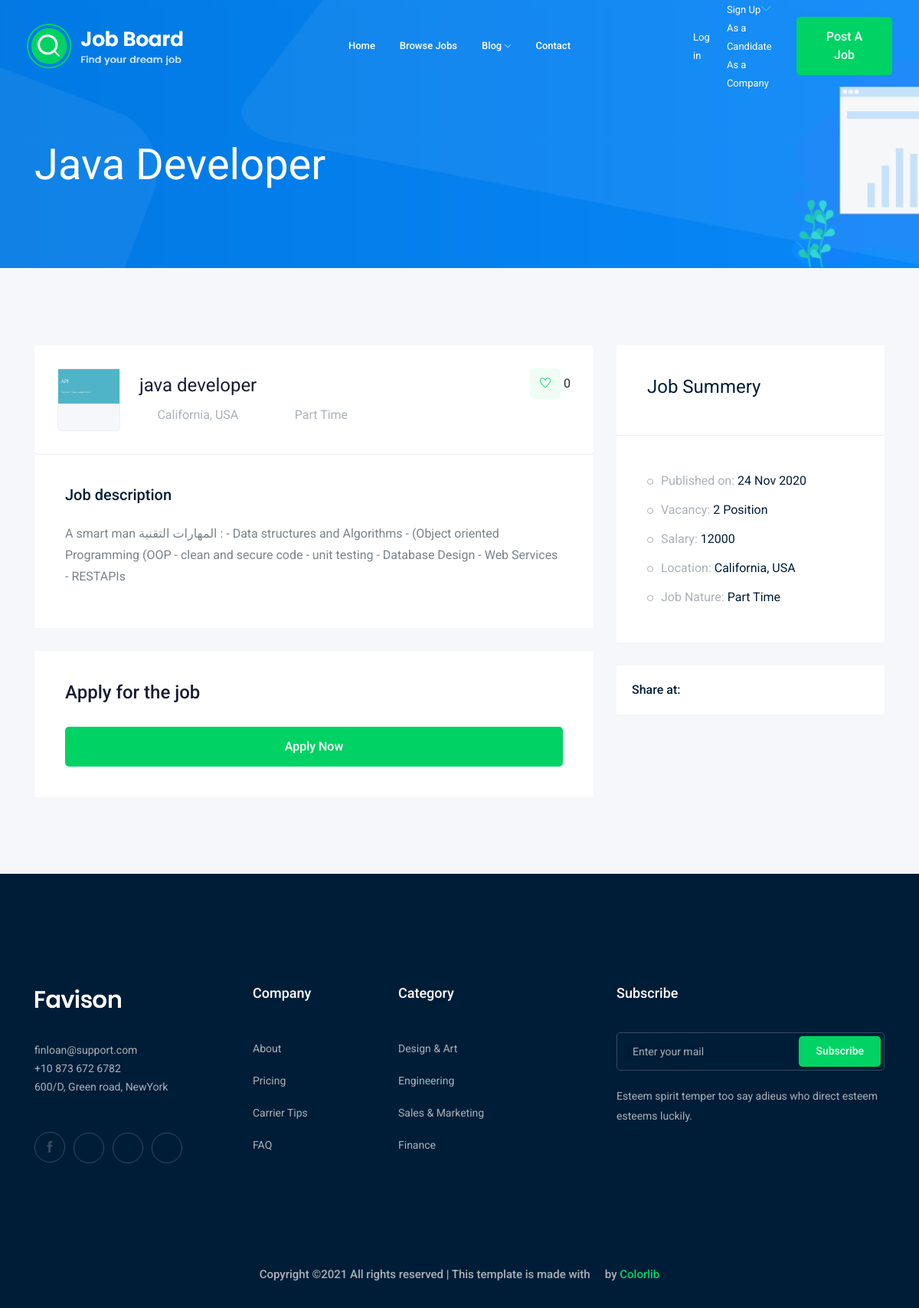
The app's page /jobs/3, older data.
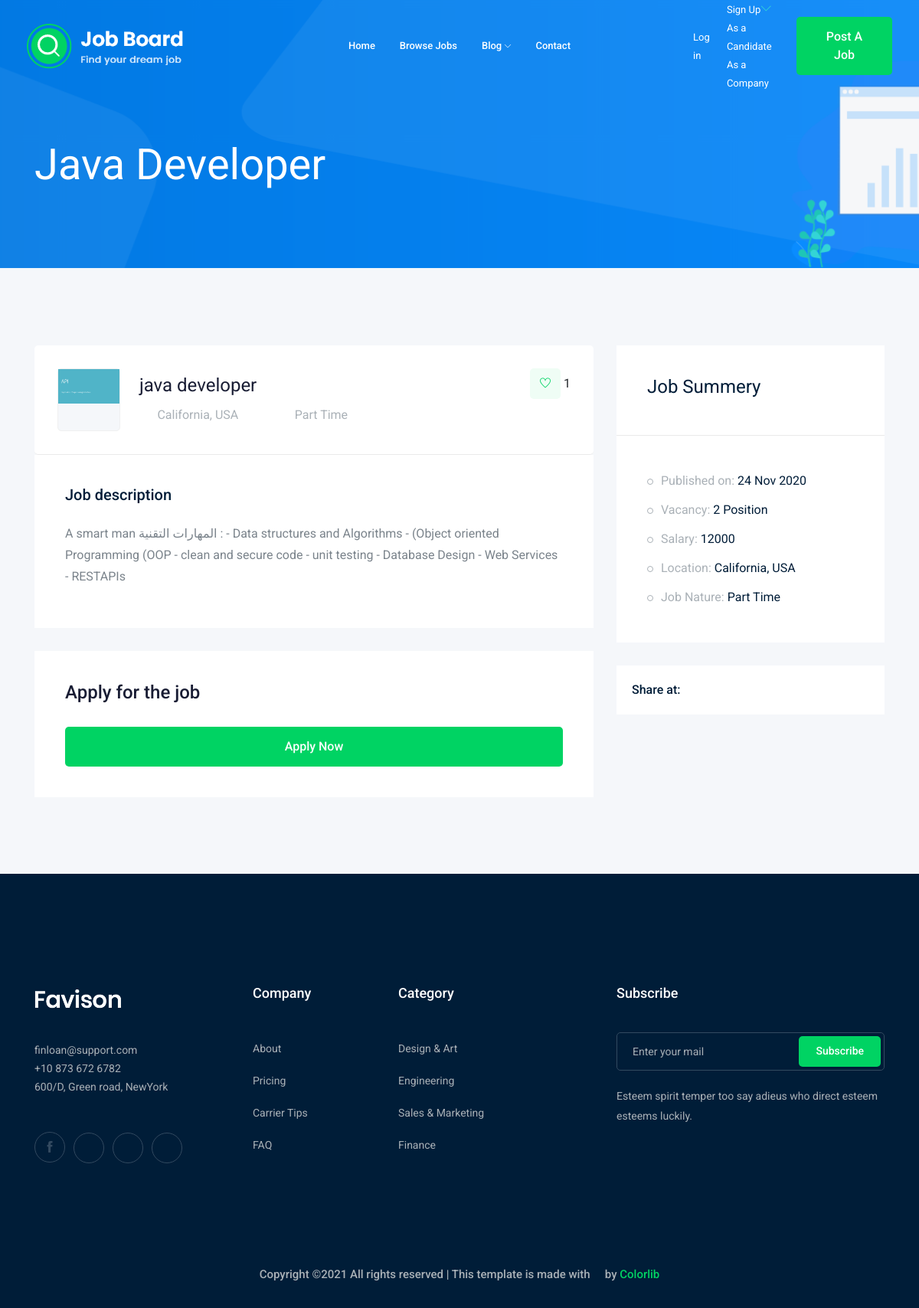
The same page, newer data.
### job/models.py (models this page shows, shortened)
class Job(models.Model):
    owner = models.ForeignKey(User, related_name="jobs", on_delete=models.CASCADE)
    title = models.CharField(max_length = 150)
    description = RichTextField(blank=True, null=True)
    job_type = models.CharField(max_length = 150, choices=JOB_CHOICES)
    published_at = models.DateTimeField(auto_now=True)
    vacancy = models.IntegerField(default=1)
    salary = models.IntegerField(default=1)
    experience = models.IntegerField(default=1)
    image = models.ImageField(upload_to=upload_job_image)
    likers = models.ManyToManyField(User, related_name='liked_jobs', blank=True)
    category = models.ForeignKey('Category', related_name='jobs', on_delete=models.SET_NULL, null=True)
    objects = models.Manager()
    skills = TaggableManager()

### job/views.py (the view)
# urls.py: path('<int:id>', job_details, name='job_details'),
def job_details (request, id):
    job_details = Job.objects.get(id=id)
    if request.method == 'POST':
        return redirect(reverse('jobs:application', args=[id]))
    context = {
        "job_details": job_details,
    }
    return render(request, "job/job_details.html", context)

### blog/context_poccessors.py (called while the page is built)
def extras(request):
    categories = Category.objects.all()
    return {'categories': categories}

### job/templates/job/job_details.html (shortened to what the changed rows need)
{% extends 'base.html' %}
{% load bootstrap4 %}
{% load static %}
    {% block body %}
    <div class="bradcam_area bradcam_bg_1">
        <div class="container">
            <div class="row">
                <div class="col-xl-12">
                    <div class="bradcam_text">
                        <h3>{{job_details.title}}</h3>
                    </div>
                </div>
            </div>
        </div>
    </div>
    <div class="job_details_area">
        <div class="container">
            <div class="row">
                <div class="col-lg-8">
                    <div class="job_details_header">
                        <div class="single_jobs white-bg d-flex justify-content-between">
                            <div class="jobs_left d-flex align-items-center">
                                <div class="thumb" style="padding: 0;">
                                    <img src= "{{job_details.image.url}}" alt="{{job_details.title}}" style="object-fit: contain; max-width: 100%; max-height: 100%;">
                                </div>
                                <div class="jobs_conetent">
                                    <a href="#"><h4>{{job_details.title}}</h4></a>
                                    <div class="links_locat d-flex align-items-center">
                                        <div class="location">
                                            <p> <i class="fa fa-clock-o"></i> {{job_details.job_type}}</p>
                                        </div>
                                    </div>
                                </div>
                            </div>
                            <div class="jobs_right">
                                <div class="apply_now">
                                      {% if request.user in job_details.likers.all %}
                                        <a class="heart_mark"  onclick="likeIt(this)" data-set= '{{job_details.id}}'> <i id="heart{{job_details.id}}" class="fa fa-heart"></i> </a>
                                        <span id="counter{{job_details.id}}" > {{job_details.likers.count}} </span>
                                      {% else %}
                                        <a class="heart_mark"  onclick="likeIt(this)" data-set= '{{job_details.id}}'> <i id="heart{{job_details.id}}" class="ti-heart"></i> </a>
                                        <span id="counter{{job_details.id}}"> {{job_details.likers.count}} </span>
                                     {% endif %}
                                </div>
                            </div>
                        </div>
                    </div>
                    <div class="descript_wrap white-bg">
                        <div class="single_wrap">
                            <h4>Job description</h4>
                           <p>{{job_details.description|safe}}</p>
                        </div>
                    </div>
                </div>
                <div class="col-lg-4 summery" >
                    <div class="job_sumary">
                        <div class="job_content">
                            <ul>
                                <li>Published on: <span>{{job_details.published_at|date:'d M o' }}</span></li>
                                <li>Vacancy: <span>{{job_details.vacancy}} Position</span></li>
                                <li>Salary: <span>{{job_details.salary}}</span></li>
                                <li>Job Nature: <span> {{job_details.job_type}}</span></li>
                            </ul>
                        </div>
                    </div>
                        </div>
                    </div>
                </div>
            </div>
    {% endblock %}

Row changes from the older to the newer data that the page shows:
changed Job "Java Developer": likers.count "0" → "1"
